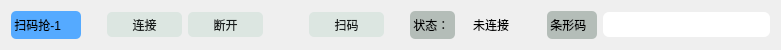
  <widget class="QWidget" name="layoutWidget">
   <property name="geometry">
    <rect>
     <x>20</x>
     <y>80</y>
     <width>781</width>
     <height>30</height>
    </rect>
   </property>
   <layout class="QGridLayout" name="gridLayout">
    <item row="0" column="2">
     <widget class="QPushButton" name="pb_Connect_1">
      <property name="minimumSize">
       <size>
        <width>75</width>
        <height>25</height>
       </size>
      </property>
      <property name="styleSheet">
       <string notr="true">background: rgb(220, 230, 225);
border-color: rgb(0, 0, 0);
border-radius: 5px;
color:rgb(24, 28, 27);</string>
      </property>
      <property name="text">
       <string>连接</string>
      </property>
     </widget>
    </item>
    <item row="0" column="5">
     <widget class="QPushButton" name="pb_Scan_1">
      <property name="minimumSize">
       <size>
        <width>75</width>
        <height>25</height>
       </size>
      </property>
      <property name="styleSheet">
       <string notr="true">background: rgb(220, 230, 225);
border-color: rgb(0, 0, 0);
border-radius: 5px;
color:rgb(24, 28, 27);</string>
      </property>
      <property name="text">
       <string>扫码</string>
      </property>
     </widget>
    </item>
    <item row="0" column="8">
     <widget class="QLabel" name="lb_State_1">
      <property name="minimumSize">
       <size>
        <width>60</width>
        <height>25</height>
       </size>
      </property>
      <property name="text">
       <string>未连接</string>
      </property>
      <property name="alignment">
       <set>Qt::AlignCenter</set>
      </property>
     </widget>
    </item>
    <item row="0" column="0">
     <widget class="QLabel" name="lb_Scaner_1">
      <property name="minimumSize">
       <size>
        <width>70</width>
        <height>28</height>
       </size>
      </property>
      <property name="styleSheet">
       <string notr="true">border-radius: 5px;
background-color: rgb(85, 170, 255);</string>
      </property>
      <property name="text">
       <string> 扫码抢-1 </string>
      </property>
     </widget>
    </item>
    <item row="0" column="6">
     <spacer name="horizontalSpacer_3">
      <property name="orientation">
       <enum>Qt::Horizontal</enum>
      </property>
      <property name="sizeType">
       <enum>QSizePolicy::Fixed</enum>
      </property>
      <property name="sizeHint" stdset="0">
       <size>
        <width>20</width>
        <height>20</height>
       </size>
      </property>
     </spacer>
    </item>
    <item row="0" column="9">
     <spacer name="horizontalSpacer_4">
      <property name="orientation">
       <enum>Qt::Horizontal</enum>
      </property>
      <property name="sizeType">
       <enum>QSizePolicy::Fixed</enum>
      </property>
      <property name="sizeHint" stdset="0">
       <size>
        <width>20</width>
        <height>20</height>
       </size>
      </property>
     </spacer>
    </item>
    <item row="0" column="3">
     <widget class="QPushButton" name="pb_Disconnect_1">
      <property name="minimumSize">
       <size>
        <width>75</width>
        <height>25</height>
       </size>
      </property>
      <property name="styleSheet">
       <string notr="true">background: rgb(220, 230, 225);
border-color: rgb(0, 0, 0);
border-radius: 5px;
color:rgb(24, 28, 27);</string>
      </property>
      <property name="text">
       <string>断开</string>
      </property>
     </widget>
    </item>
    <item row="0" column="7">
     <widget class="QLabel" name="label_2">
      <property name="minimumSize">
       <size>
        <width>45</width>
        <height>25</height>
       </size>
      </property>
      <property name="styleSheet">
       <string notr="true">border-radius: 5px;
background-color: rgb(180, 189, 184);</string>
      </property>
      <property name="text">
       <string> 状态：</string>
      </property>
     </widget>
    </item>
    <item row="0" column="11">
     <widget class="QLineEdit" name="le_CodeData_1">
      <property name="minimumSize">
       <size>
        <width>75</width>
        <height>25</height>
       </size>
      </property>
      <property name="styleSheet">
       <string notr="true">border-radius: 6px;
</string>
      </property>
     </widget>
    </item>
    <item row="0" column="4">
     <spacer name="horizontalSpacer">
      <property name="orientation">
       <enum>Qt::Horizontal</enum>
      </property>
      <property name="sizeType">
       <enum>QSizePolicy::Fixed</enum>
      </property>
      <property name="sizeHint" stdset="0">
       <size>
        <width>40</width>
        <height>20</height>
       </size>
      </property>
     </spacer>
    </item>
    <item row="0" column="1">
     <spacer name="horizontalSpacer_2">
      <property name="orientation">
       <enum>Qt::Horizontal</enum>
      </property>
      <property name="sizeType">
       <enum>QSizePolicy::Fixed</enum>
      </property>
      <property name="sizeHint" stdset="0">
       <size>
        <width>20</width>
        <height>20</height>
       </size>
      </property>
     </spacer>
    </item>
    <item row="0" column="10">
     <widget class="QLabel" name="label_4">
      <property name="minimumSize">
       <size>
        <width>50</width>
        <height>25</height>
       </size>
      </property>
      <property name="styleSheet">
       <string notr="true">border-radius: 5px;
background-color: rgb(180, 189, 184);</string>
      </property>
      <property name="text">
       <string> 条形码</string>
      </property>
     </widget>
    </item>
   </layout>
  </widget>
